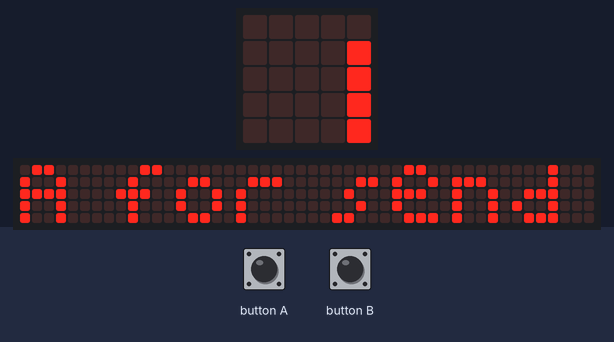
Recording of a program running on a simulated BBC micro:bit running MicroPython. Parts: the board's 5×5 LED display, a strip that is not on the board, showing the scrolling text unrolled. Inputs (shaded band) come from the test bench. The 48×5 strip is a reading aid, not a part: it shows the text the display is scrolling, unrolled, one strip-width of it at a time.

Above: at 0.1 s.
At 0.51 s:
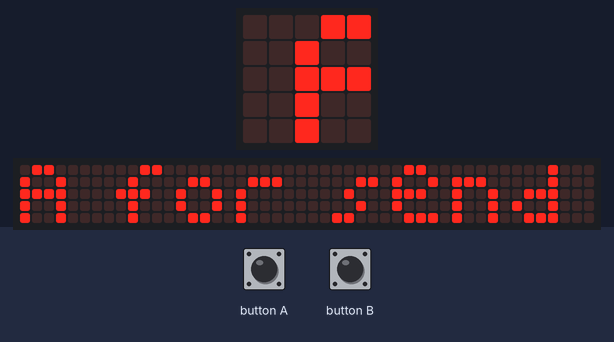
At 1.2 s:
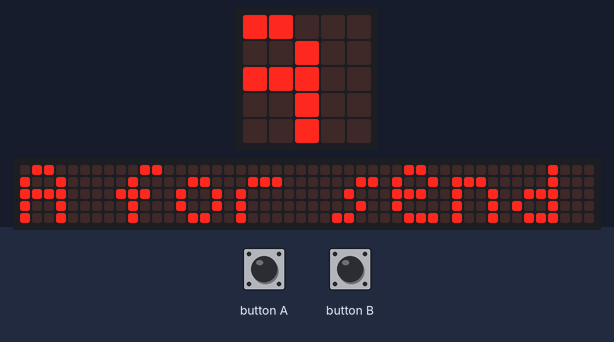
1.3 s: button A pressed for 0.15 s
Timing chart, 0 to 4.3 s (numbered marks = the images above; inputs shaded):
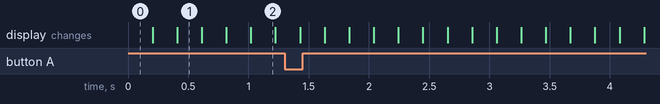

The program:

Radio.py
```python
from microbit import * #importing packages
import radio


radio.config(queue=5, length=32, channel=7, power=6, address=0x75626974, group=0, data_rate=radio.RATE_1MBIT) #setting radio's settings
radio.on() #radio is on

while True: #pretty much while microbit is on

    display.scroll("A for send B for receive", delay=200, wait=True, monospace=False) #display info

    if button_a.was_pressed(): #tests if button A was pressed and if it is sends a string to other radio's in same channel
            radio.send("Msg from ID:01")

    if button_b.was_pressed(): #tests if button B was pressed and displays the msg received
        msg = radio.receive()
        display.scroll(msg, delay=200, wait=True, monospace=False)
```
